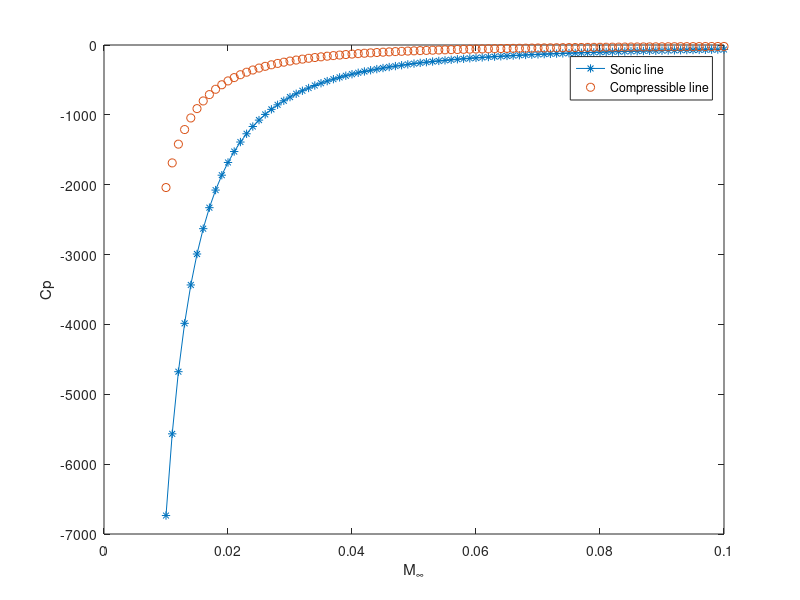

Source code (MATLAB):
clc
clear all;
close all;
format long
M = 0.01:0.001:0.1;
nu = 1.4;
for i=1:length(M)
Cp(i) = 2/(nu*M(i)^2)*( ((2+(nu+1)* M(i)^2)/(nu+1))^(nu/(nu-1))-1);
a0 = 1/sqrt(1-M(i).^2);
a1 = (Cp(i) - 1/sqrt(1-M(i).^2))/(1-M(i));  % Newton linear interpolation
Cp_comp(i) = a0 + a1*(0.3);                 %   (two data point )
end
plot (M, Cp,'*-')
hold on
plot (M,Cp_comp,'o')
xlabel ('M_{\infty}')
ylabel ('Cp')
legend ('Sonic line', 'Compressible line')
Cp_stag = 1.0 ;

